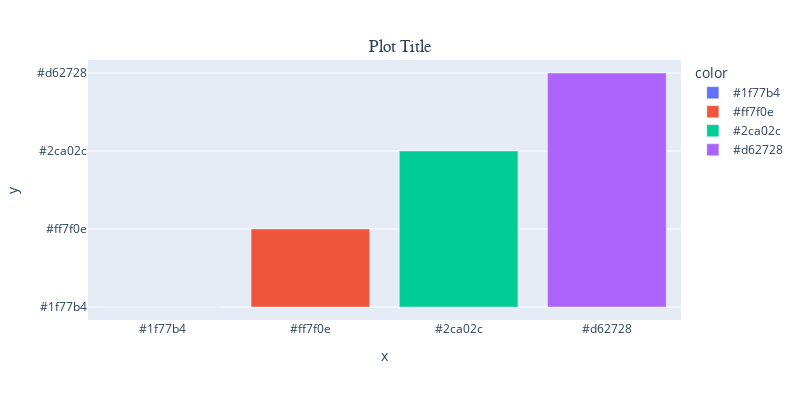
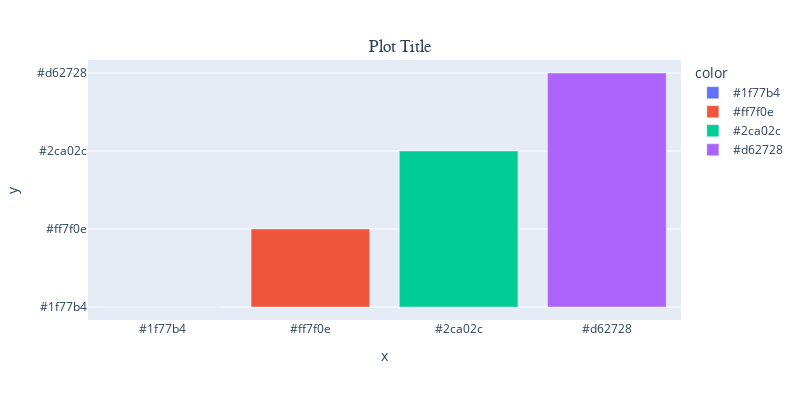

The notebook cell saved with these charts, in order:
### Code cell
# "Arial", "Balto", "Courier New", "Droid Sans",, "Droid Serif", "Droid Sans Mono", 
# "Gravitas One", "Old Standard TT", "Open Sans", "Overpass", "PT Sans Narrow", "Raleway", "Times New Roman".
#Colors default:
list_col = ['#1f77b4', '#ff7f0e', '#2ca02c', '#d62728']

# Show colors in a bar plot:
fig6 = px.bar(x=list_col, y=list_col, color=list_col, width=800, height=400)
fig6.update_layout(title={'text': "Plot Title",
                          'y':0.9,
                          'x':0.5,
                          'xanchor': 'center',
                          'yanchor': 'top'},
                   title_font={'family': 'Droid Sans'}
                  )
fig6.show()

# Show colors in a bar plot:
fig6 = px.bar(x=list_col, y=list_col, color=list_col, width=800, height=400)
fig6.update_layout(title={'text': "Plot Title",
                          'y':0.9,
                          'x':0.5,
                          'xanchor': 'center',
                          'yanchor': 'top'},
                   title_font={'family': 'Rockwell'}
                  )
fig6.show()

### Figure 1 — Plotly figure (JSON) as saved in the notebook; plotly's stock layout.template omitted (floating-point values rounded to 4 significant figures)
{"data": [{"alignmentgroup": "True", "hovertemplate": "color=#1f77b4<br>x=%{x}<br>y=%{y}<extra></extra>", "legendgroup": "#1f77b4", "marker": {"color": "#636efa", "pattern": {"shape": ""}}, "name": "#1f77b4", "offsetgroup": "#1f77b4", "orientation": "v", "showlegend": true, "textposition": "auto", "type": "bar", "x": ["#1f77b4"], "xaxis": "x", "y": ["#1f77b4"], "yaxis": "y"}, {"alignmentgroup": "True", "hovertemplate": "color=#ff7f0e<br>x=%{x}<br>y=%{y}<extra></extra>", "legendgroup": "#ff7f0e", "marker": {"color": "#EF553B", "pattern": {"shape": ""}}, "name": "#ff7f0e", "offsetgroup": "#ff7f0e", "orientation": "v", "showlegend": true, "textposition": "auto", "type": "bar", "x": ["#ff7f0e"], "xaxis": "x", "y": ["#ff7f0e"], "yaxis": "y"}, {"alignmentgroup": "True", "hovertemplate": "color=#2ca02c<br>x=%{x}<br>y=%{y}<extra></extra>", "legendgroup": "#2ca02c", "marker": {"color": "#00cc96", "pattern": {"shape": ""}}, "name": "#2ca02c", "offsetgroup": "#2ca02c", "orientation": "v", "showlegend": true, "textposition": "auto", "type": "bar", "x": ["#2ca02c"], "xaxis": "x", "y": ["#2ca02c"], "yaxis": "y"}, {"alignmentgroup": "True", "hovertemplate": "color=#d62728<br>x=%{x}<br>y=%{y}<extra></extra>", "legendgroup": "#d62728", "marker": {"color": "#ab63fa", "pattern": {"shape": ""}}, "name": "#d62728", "offsetgroup": "#d62728", "orientation": "v", "showlegend": true, "textposition": "auto", "type": "bar", "x": ["#d62728"], "xaxis": "x", "y": ["#d62728"], "yaxis": "y"}], "layout": {"barmode": "relative", "height": 400, "legend": {"title": {"text": "color"}, "tracegroupgap": 0}, "margin": {"t": 60}, "title": {"font": {"family": "Droid Sans"}, "text": "Plot Title", "x": 0.5, "xanchor": "center", "y": 0.9, "yanchor": "top"}, "width": 800, "xaxis": {"anchor": "y", "domain": [0, 1], "title": {"text": "x"}}, "yaxis": {"anchor": "x", "domain": [0, 1], "title": {"text": "y"}}}}

### Figure 2 — Plotly figure (JSON) as saved in the notebook; plotly's stock layout.template omitted (floating-point values rounded to 4 significant figures)
{"data": [{"alignmentgroup": "True", "hovertemplate": "color=#1f77b4<br>x=%{x}<br>y=%{y}<extra></extra>", "legendgroup": "#1f77b4", "marker": {"color": "#636efa", "pattern": {"shape": ""}}, "name": "#1f77b4", "offsetgroup": "#1f77b4", "orientation": "v", "showlegend": true, "textposition": "auto", "type": "bar", "x": ["#1f77b4"], "xaxis": "x", "y": ["#1f77b4"], "yaxis": "y"}, {"alignmentgroup": "True", "hovertemplate": "color=#ff7f0e<br>x=%{x}<br>y=%{y}<extra></extra>", "legendgroup": "#ff7f0e", "marker": {"color": "#EF553B", "pattern": {"shape": ""}}, "name": "#ff7f0e", "offsetgroup": "#ff7f0e", "orientation": "v", "showlegend": true, "textposition": "auto", "type": "bar", "x": ["#ff7f0e"], "xaxis": "x", "y": ["#ff7f0e"], "yaxis": "y"}, {"alignmentgroup": "True", "hovertemplate": "color=#2ca02c<br>x=%{x}<br>y=%{y}<extra></extra>", "legendgroup": "#2ca02c", "marker": {"color": "#00cc96", "pattern": {"shape": ""}}, "name": "#2ca02c", "offsetgroup": "#2ca02c", "orientation": "v", "showlegend": true, "textposition": "auto", "type": "bar", "x": ["#2ca02c"], "xaxis": "x", "y": ["#2ca02c"], "yaxis": "y"}, {"alignmentgroup": "True", "hovertemplate": "color=#d62728<br>x=%{x}<br>y=%{y}<extra></extra>", "legendgroup": "#d62728", "marker": {"color": "#ab63fa", "pattern": {"shape": ""}}, "name": "#d62728", "offsetgroup": "#d62728", "orientation": "v", "showlegend": true, "textposition": "auto", "type": "bar", "x": ["#d62728"], "xaxis": "x", "y": ["#d62728"], "yaxis": "y"}], "layout": {"barmode": "relative", "height": 400, "legend": {"title": {"text": "color"}, "tracegroupgap": 0}, "margin": {"t": 60}, "title": {"font": {"family": "Rockwell"}, "text": "Plot Title", "x": 0.5, "xanchor": "center", "y": 0.9, "yanchor": "top"}, "width": 800, "xaxis": {"anchor": "y", "domain": [0, 1], "title": {"text": "x"}}, "yaxis": {"anchor": "x", "domain": [0, 1], "title": {"text": "y"}}}}
